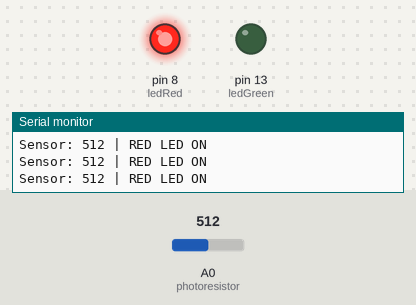
A sketch run on a simulated Arduino Uno, built with avr-gcc and run on an emulated ATmega328P. On the bench: output pins drawn as LEDs (lit = HIGH), the last lines printed to the serial monitor. The test bench sets the inputs (shaded band); at power-on: A0 (photoresistor) = 512.

Above: at 1.2 s.
1.3 s: A0 (photoresistor) set to 782
2.8 s: A0 (photoresistor) set to 811
At 3.1 s:
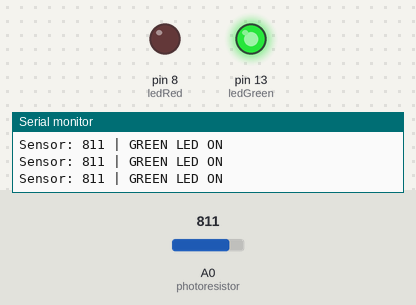
4.3 s: A0 (photoresistor) set to 790
At 5.5 s:
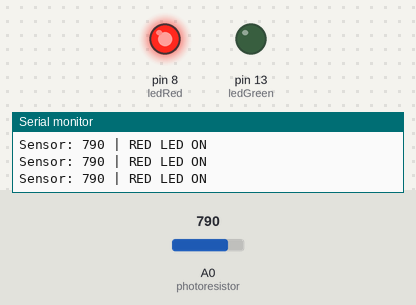
5.8 s: A0 (photoresistor) set to 810
At 7.1 s:
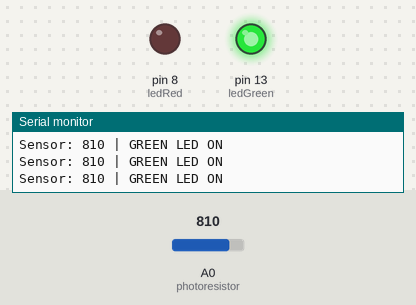
Timing chart, 0 to 8.3 s (numbered marks = the images above; inputs shaded):
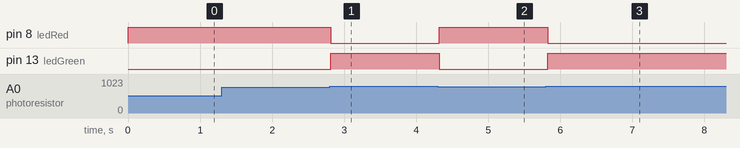

The sketch:

photoresistor.ino
```cpp
const int photoresistor = A0;
const int ledGreen = 13;
const int ledRed = 8;

void setup() {
  pinMode(ledGreen, OUTPUT);
  pinMode(ledRed, OUTPUT);

  Serial.begin(9600);
}

void loop() {

  int lightLevel = analogRead(photoresistor);

  if (lightLevel < 800) {

    digitalWrite(ledRed, HIGH);
    digitalWrite(ledGreen, LOW);

    Serial.print("Sensor: ");
    Serial.print(lightLevel);
    Serial.println(" | RED LED ON");

  }

  else {

    digitalWrite(ledRed, LOW);
    digitalWrite(ledGreen, HIGH);

    Serial.print("Sensor: ");
    Serial.print(lightLevel);
    Serial.println(" | GREEN LED ON");
  }

  delay(100);
}
```

Measured:
- the behaviour switches between 799 and 800 on A0 (photoresistor) (found by bisection; images 0 and 1)
- after the input at 2.8 s, pin 8 (ledRed): HIGH → LOW at once; pin 13 (ledGreen): LOW → HIGH at once
- after the input at 4.3 s, pin 8 (ledRed): LOW → HIGH at once; pin 13 (ledGreen): HIGH → LOW at once
- after the input at 5.8 s, pin 8 (ledRed): HIGH → LOW at once; pin 13 (ledGreen): LOW → HIGH at once
